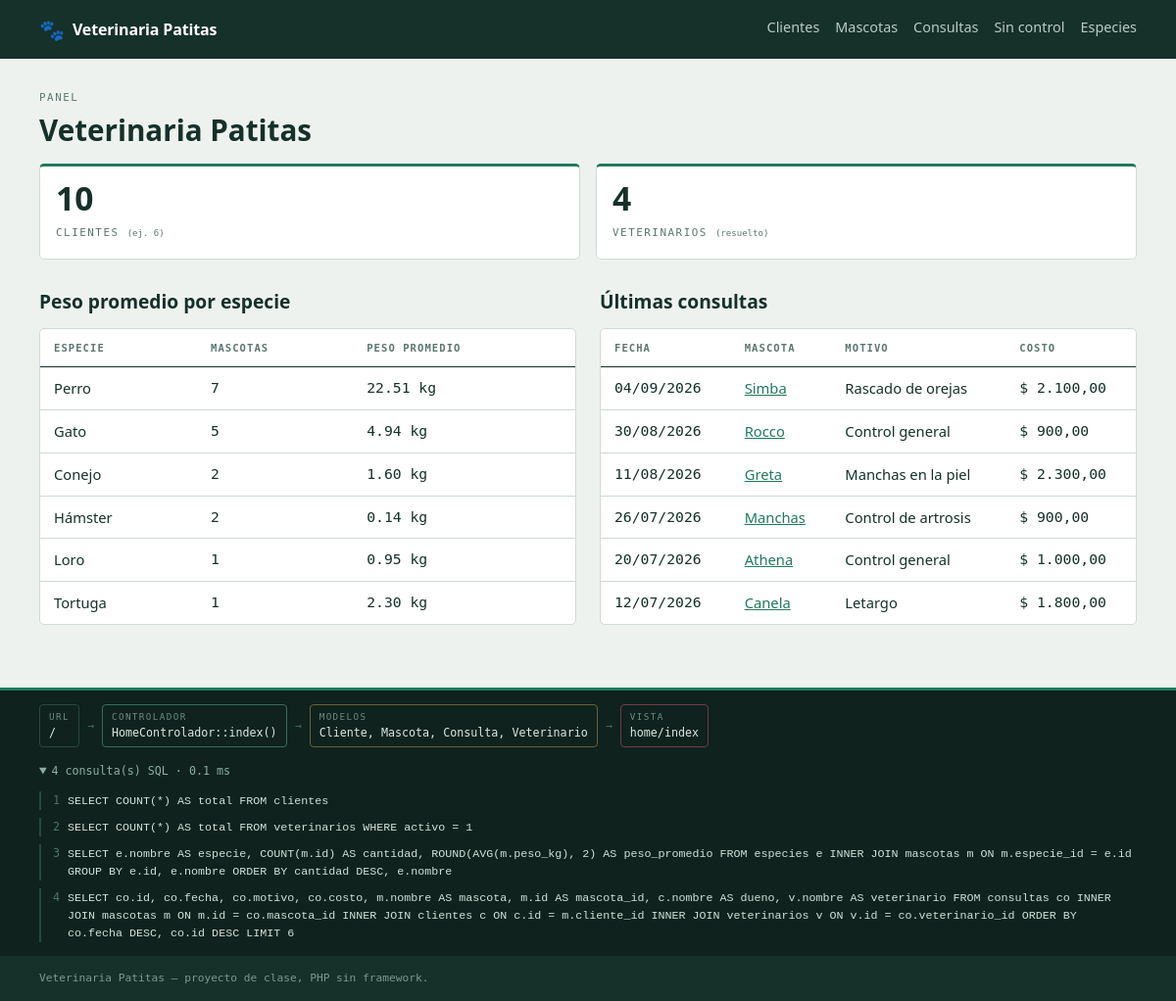
The page / on the database its author committed.
### tables this page shows
CREATE TABLE consultas (
    id              INT UNSIGNED AUTO_INCREMENT PRIMARY KEY,
    mascota_id      INT UNSIGNED NOT NULL,
    veterinario_id  INT UNSIGNED NOT NULL,
    fecha           DATE         NOT NULL,
    motivo          VARCHAR(150) NOT NULL,
    diagnostico     TEXT         NULL,
    costo           DECIMAL(8,2) NOT NULL DEFAULT 0,

    CONSTRAINT fk_consultas_mascota
        FOREIGN KEY (mascota_id) REFERENCES mascotas(id)
        ON DELETE CASCADE  ON UPDATE CASCADE,

    CONSTRAINT fk_consultas_veterinario
        FOREIGN KEY (veterinario_id) REFERENCES veterinarios(id)
        ON DELETE RESTRICT ON UPDATE CASCADE,

    INDEX idx_consultas_fecha (fecha)
);

CREATE TABLE mascotas (
    id              INT UNSIGNED AUTO_INCREMENT PRIMARY KEY,
    nombre          VARCHAR(60)  NOT NULL,
    fecha_nacimiento DATE        NULL,
    sexo            ENUM('M','H') NOT NULL,
    peso_kg         DECIMAL(5,2) NULL,
    cliente_id      INT UNSIGNED NOT NULL,
    especie_id      INT UNSIGNED NOT NULL,

    CONSTRAINT fk_mascotas_cliente
        FOREIGN KEY (cliente_id) REFERENCES clientes(id)
        ON DELETE CASCADE  ON UPDATE CASCADE,

    CONSTRAINT fk_mascotas_especie
        FOREIGN KEY (especie_id) REFERENCES especies(id)
        ON DELETE RESTRICT ON UPDATE CASCADE,

    INDEX idx_mascotas_nombre (nombre)
);

### app/nucleo/Controlador.php (called while the page is built, shortened)
<?php
abstract class Controlador
{
    protected function vista($vista, array $datos = [])
    {
        $archivo = RUTA_APP . '/vistas/' . $vista . '.php';
        extract($datos);
        require RUTA_APP . '/vistas/plantilla/cabecera.php';
        require $archivo;
        require RUTA_APP . '/vistas/plantilla/pie.php';
    }
}

### app/controladores/HomeControlador.php (called while the page is built, shortened)
<?php
class HomeControlador extends Controlador
{
    public function index()
    {
        $cliente     = $this->modelo('Cliente');
        $mascota     = $this->modelo('Mascota');
        $consulta    = $this->modelo('Consulta');
        $veterinario = $this->modelo('Veterinario');
        $this->vista('home/index', [
            'titulo'      => 'Panel',
            'totalClientes'    => $cliente->contar(),
            'totalVets'        => $veterinario->contarActivos(),
            'pesoPorEspecie'   => $mascota->pesoPromedioPorEspecie(),
            'ultimasConsultas' => $consulta->ultimas(6),
        ]);
    }
}

### app/nucleo/Router.php (called while the page is built, shortened)
<?php
class Router
{
    private $accionPorDefecto      = 'index';
    public function despachar($url)
    {
        $url = trim($url, '/');
        $segmentos = $url === '' ? [] : explode('/', $url);
        $nombreAccion = isset($segmentos[1]) && $segmentos[1] !== ''
            ? $segmentos[1] : $this->accionPorDefecto;
        $parametros = array_slice($segmentos, 2);
        $metodo = lcfirst(str_replace(' ', '', ucwords(str_replace('-', ' ', $nombreAccion))));
        $instancia = new $clase();
        call_user_func_array([$instancia, $metodo], $parametros);
    }
}

### public/index.php (called while the page is built, shortened)
<?php
require_once RUTA_APP . '/nucleo/helpers.php';
if (isset($_GET['url'])) {
    $ruta = $_GET['url'];
} else {
    $ruta = parse_url($_SERVER['REQUEST_URI'], PHP_URL_PATH);
}
$ruta = trim($ruta, '/');
$router = new Router();
$router->despachar($ruta);

### app/nucleo/helpers.php (called while the page is built, shortened)
<?php
function e($texto)
{
    return htmlspecialchars((string) $texto, ENT_QUOTES, 'UTF-8');
}
function url($ruta = '')
{
    return BASE_URL . '/' . ltrim($ruta, '/');
}
function fecha($fechaSql, $porDefecto = '—')
{
    $d = date_create($fechaSql);
    return $d ? $d->format('d/m/Y') : $porDefecto;
}
function precio($numero)
{
    return '$ ' . number_format((float) $numero, 2, ',', '.');
}
function menuActivo($seccion)
{
    return strpos(Traza::$url, '/' . $seccion) === 0 ? ' class="activo"' : '';
}

### app/nucleo/Modelo.php (called while the page is built, shortened)
<?php
abstract class Modelo
{
    protected $db;
    public function __construct()
    {
        $this->db = Database::conexion();
    }
    protected function consulta($sql, array $parametros = [])
    {
        $sentencia = $this->db->prepare($sql);
        $sentencia->execute($parametros);
        return $sentencia;
    }
}

### app/nucleo/Database.php (called while the page is built, shortened)
<?php
class Database
{
    private static $instancia = null;
    public static function conexion()
    {
        if (self::$instancia === null) {
            $dsn = 'mysql:host=' . DB_HOST
                 . ';dbname='    . DB_NOMBRE
                 . ';charset='   . DB_CHARSET;
            $opciones = [
                PDO::ATTR_ERRMODE            => PDO::ERRMODE_EXCEPTION,
                PDO::ATTR_DEFAULT_FETCH_MODE => PDO::FETCH_ASSOC,
                PDO::ATTR_EMULATE_PREPARES   => false,
            ];
            try {
                self::$instancia = new PDO($dsn, DB_USUARIO, DB_PASSWORD, $opciones);
            } catch (PDOException $e) {
                if (MODO_DEBUG) {
                    die('<h1>No se pudo conectar a la base de datos</h1>'
                      . '<p>' . htmlspecialchars($e->getMessage()) . '</p>'
                      . '<p>Revisá que MySQL esté encendido y que hayas corrido '
                      . '<code>02_dcl.sql</code> para crear el usuario <code>vet_app</code>.</p>');
                }
                die('Servicio no disponible.');
            }
        }
        return self::$instancia;
    }
}

### app/modelos/Mascota.php (called while the page is built, shortened)
<?php
class Mascota extends Modelo
{
    public function pesoPromedioPorEspecie()
    {
        $sql = "SELECT  e.nombre                   AS especie,
                        COUNT(m.id)                AS cantidad,
                        ROUND(AVG(m.peso_kg), 2)   AS peso_promedio
                FROM especies e
                INNER JOIN mascotas m ON m.especie_id = e.id
                GROUP BY e.id, e.nombre
                ORDER BY cantidad DESC, e.nombre";
        return $this->consulta($sql)->fetchAll();
    }
}

### app/modelos/Consulta.php (called while the page is built, shortened)
<?php
class Consulta extends Modelo
{
    public function ultimas($limite = 8)
    {
        $sql = "SELECT  co.id,
                        co.fecha,
                        co.motivo,
                        co.costo,
                        m.nombre  AS mascota,
                        m.id      AS mascota_id,
                        c.nombre  AS dueno,
                        v.nombre  AS veterinario
                FROM consultas co
                INNER JOIN mascotas     m ON m.id = co.mascota_id
                INNER JOIN clientes     c ON c.id = m.cliente_id
                INNER JOIN veterinarios v ON v.id = co.veterinario_id
                ORDER BY co.fecha DESC, co.id DESC
                LIMIT " . (int) $limite;
        return $this->consulta($sql)->fetchAll();
    }
}

### app/nucleo/Traza.php (called while the page is built, shortened)
<?php
class Traza
{
    public static $inicio      = 0.0;
    public static function milisegundos()
    {
        return round((microtime(true) - self::$inicio) * 1000, 1);
    }
}

### app/vistas/home/index.php (the view, shortened to what this page needs)
<p class="rotulo">Panel</p>
<h1>Veterinaria Patitas</h1>
<div class="totales">
    <a class="total" href="<?= url('clientes') ?>">
        <span class="total__n"><?= (int) $totalClientes ?></span>
        <span class="rotulo">Clientes <small>(ej. 6)</small></span>
    </a>
    <div class="total">
        <span class="total__n"><?= (int) $totalVets ?></span>
        <span class="rotulo">Veterinarios <small>(resuelto)</small></span>
    </div>
</div>
<div class="columnas">
    <section>
        <h2>Peso promedio por especie</h2>
        <?php if (empty($pesoPorEspecie)): ?>
            <p class="ayuda">Todavía no hay mascotas cargadas.</p>
        <?php else: ?>
        <div class="tabla-caja">
            <table>
                <thead><tr><th>Especie</th><th>Mascotas</th><th>Peso promedio</th></tr></thead>
                <tbody>
                <?php foreach ($pesoPorEspecie as $f): ?>
                    <tr>
                        <td><?= e($f['especie']) ?></td>
                        <td class="num"><?= (int) $f['cantidad'] ?></td>
                        <td class="num"><?= e($f['peso_promedio']) ?> kg</td>
                    </tr>
                <?php endforeach; ?>
                </tbody>
            </table>
        </div>
        <?php endif; ?>
    </section>
    <section>
        <h2>Últimas consultas</h2>
        <?php if (empty($ultimasConsultas)): ?>
            <p class="ayuda">Todavía no hay consultas registradas.</p>
        <?php else: ?>
        <div class="tabla-caja">
            <table>
                <thead><tr><th>Fecha</th><th>Mascota</th><th>Motivo</th><th>Costo</th></tr></thead>
                <tbody>
                <?php foreach ($ultimasConsultas as $c): ?>
                    <tr>
                        <td class="num"><?= fecha($c['fecha']) ?></td>
                        <td><a href="<?= url('mascotas/ficha/' . $c['mascota_id']) ?>"><?= e($c['mascota']) ?></a></td>
                        <td><?= e($c['motivo']) ?></td>
                        <td class="num"><?= precio($c['costo']) ?></td>
                    </tr>
                <?php endforeach; ?>
                </tbody>
            </table>
        </div>
        <?php endif; ?>
    </section>
</div>

### app/vistas/plantilla/cabecera.php (shortened to what this page needs)
<!DOCTYPE html>
<html lang="es">
<head>
    <link rel="stylesheet" href="<?= url('css/estilos.css') ?>">
</head>
<body>
<header class="barra">
    <div class="contenedor barra__fila">
        <a class="marca" href="<?= url('') ?>">
            <span class="marca__icono">🐾</span>
            <span class="marca__nombre"><?= e(APP_NOMBRE) ?></span>
        </a>
        <nav class="menu">
            <a href="<?= url('clientes') ?>"<?= menuActivo('clientes') ?>>Clientes</a>
            <a href="<?= url('mascotas') ?>"<?= menuActivo('mascotas') ?>>Mascotas</a>
            <a href="<?= url('consultas') ?>"<?= menuActivo('consultas') ?>>Consultas</a>
            <a href="<?= url('consultas/pendientes') ?>">Sin control</a>
            <a href="<?= url('especies') ?>"<?= menuActivo('especies') ?>>Especies</a>
        </nav>
    </div>
</header>
<main class="contenedor">

### app/vistas/plantilla/pie.php (shortened to what this page needs)
</main>
<?php if (MODO_DEBUG): ?>
<section class="traza">
    <div class="contenedor">
        <div class="traza__flujo">
            <span class="traza__paso"><b>URL</b><?= e(Traza::$url) ?></span>
            <span class="traza__flecha">→</span>
            <span class="traza__paso traza__paso--c"><b>Controlador</b><?= e(Traza::$controlador) ?>::<?= e(Traza::$accion) ?>()</span>
            <span class="traza__flecha">→</span>
            <span class="traza__paso traza__paso--m"><b>Modelos</b><?= e(implode(', ', array_keys(Modelo::$usados))) ?: '(ninguno)' ?></span>
            <span class="traza__flecha">→</span>
            <span class="traza__paso traza__paso--v"><b>Vista</b><?= e(Traza::$vista) ?></span>
        </div>
        <details class="traza__sql" open>
            <summary><?= count(Database::$consultas) ?> consulta(s) SQL · <?= Traza::milisegundos() ?> ms</summary>
            <?php foreach (Database::$consultas as $i => $c): ?>
                <div class="consulta">
                    <span class="consulta__n"><?= $i + 1 ?></span>
                    <pre><?= e(preg_replace('/\s+/', ' ', $c['sql'])) ?></pre>
                </div>
            <?php endforeach; ?>
        </details>
    </div>
</section>
<?php endif; ?>
<footer class="pie">
    <div class="contenedor"><?= e(APP_NOMBRE) ?> — proyecto de clase, PHP sin framework.</div>
</footer>
</body>
</html>

### public/css/estilos.css (style rules this page uses)
:root { --fondo: #eef2ef; --tarjeta: #ffffff; --tinta: #16302a; --suave: #5d7670; --linea: #cfdbd4; --verde: #1f7a5c; --verde-cl: #ddefe6; --ambar: #a06a12; --ambar-cl: #fbf0d9; --rojo: #a8362c; --rojo-cl: #f8e4e1; --mono: "SFMono-Regular", "DejaVu Sans Mono", Consolas, monospace; --sans: system-ui, -apple-system, "Segoe UI", Roboto, sans-serif; --sp: 8px; }
*, *::before, *::after { box-sizing: border-box; }
body { margin: 0; background: var(--fondo); color: var(--tinta); font-family: var(--sans); font-size: 16px; line-height: 1.55; }
a { color: var(--verde); }
h1 { font-size: 1.85rem; margin: 0 0 16px; line-height: 1.2; }
h2 { font-size: 1.2rem; margin: 0 0 12px; }
.rotulo { font-family: var(--mono); font-size: 0.68rem; letter-spacing: 0.14em; text-transform: uppercase; color: var(--suave); margin: 0 0 6px; }
.rotulo small { text-transform: none; letter-spacing: 0; }
.contenedor { width: min(1120px, 100% - 32px); margin-inline: auto; }
main.contenedor { padding: 32px 0 48px; }
.barra { background: var(--tinta); color: #fff; }
.barra__fila { display: flex; flex-wrap: wrap; align-items: center; gap: 16px; padding: 14px 0; }
.marca { display: flex; align-items: center; gap: 8px; text-decoration: none; color: inherit; margin-right: auto; }
.marca__icono { font-size: 1.3rem; }
.marca__nombre { font-weight: 700; letter-spacing: -0.01em; }
.menu { display: flex; flex-wrap: wrap; gap: 16px; }
.menu a { color: #b8ccc4; text-decoration: none; font-size: 0.9rem; padding-bottom: 2px; border-bottom: 2px solid transparent; }
.totales { display: grid; grid-template-columns: repeat(auto-fit, minmax(170px, 1fr)); gap: 16px; margin-bottom: 28px; }
.total { background: var(--tarjeta); border: 1px solid var(--linea); border-top: 3px solid var(--verde); border-radius: 5px; padding: 16px; text-decoration: none; color: inherit; display: block; }
.total__n { font-size: 2.1rem; font-weight: 700; line-height: 1; display: block; margin-bottom: 4px; }
.columnas { display: grid; grid-template-columns: repeat(auto-fit, minmax(320px, 1fr)); gap: 24px; align-items: start; }
.tabla-caja { overflow-x: auto; background: var(--tarjeta); border: 1px solid var(--linea); border-radius: 5px; margin-bottom: 16px; }
table { width: 100%; border-collapse: collapse; font-size: 0.92rem; }
thead th { font-family: var(--mono); font-size: 0.66rem; letter-spacing: 0.1em; text-transform: uppercase; text-align: left; color: var(--suave); padding: 11px 14px; border-bottom: 1px solid var(--tinta); white-space: nowrap; }
tbody td { padding: 10px 14px; border-bottom: 1px solid var(--linea); vertical-align: top; }
tbody tr:last-child td { border-bottom: 0; }
.num { font-family: var(--mono); font-variant-numeric: tabular-nums; white-space: nowrap; }
.traza { background: #0f221d; color: #a9c2ba; border-top: 3px solid var(--verde); padding: 14px 0; font-family: var(--mono); font-size: 0.73rem; }
.traza__flujo { display: flex; flex-wrap: wrap; gap: 8px; align-items: stretch; }
.traza__paso { display: flex; flex-direction: column; border: 1px solid #2a4840; border-radius: 4px; padding: 5px 9px; color: #dbe9e4; word-break: break-all; }
.traza__paso b { font-size: 0.58rem; letter-spacing: 0.15em; text-transform: uppercase; color: #6d8b83; font-weight: 400; }
.traza__paso--c { border-color: #3d6b5c; }
.traza__paso--m { border-color: #6b5f3d; }
.traza__paso--v { border-color: #6b3d47; }
.traza__flecha { align-self: center; color: #46685f; }
.traza__sql { margin-top: 12px; }
.traza__sql summary { cursor: pointer; padding: 3px 0; }
.traza__sql summary { color: #8caea3; }
.consulta { border-left: 2px solid #2a4840; padding-left: 12px; margin-top: 8px; display: flex; flex-wrap: wrap; gap: 8px; align-items: baseline; }
.consulta__n { color: #527269; }
.consulta pre { margin: 0; flex: 1; min-width: 220px; white-space: pre-wrap; word-break: break-word; color: #cde3db; }
.pie { background: var(--tinta); color: #7e9990; font-family: var(--mono); font-size: 0.7rem; padding: 14px 0; }

### rows shown on the page
consultas: fecha "04/09/2026", mascota.nombre "Simba", motivo "Rascado de orejas", costo "$ 2.100,00"
consultas: fecha "30/08/2026", mascota.nombre "Rocco", motivo "Control general", costo "$ 900,00"
consultas: fecha "11/08/2026", mascota.nombre "Greta", motivo "Manchas en la piel", costo "$ 2.300,00"
consultas: fecha "26/07/2026", mascota.nombre "Manchas", motivo "Control de artrosis", costo "$ 900,00"
consultas: fecha "20/07/2026", mascota.nombre "Athena", motivo "Control general", costo "$ 1.000,00"
consultas: fecha "12/07/2026", mascota.nombre "Canela", motivo "Letargo", costo "$ 1.800,00"

### other values the page prints
APP_NOMBRE "Veterinaria Patitas"
$totalClientes "10"
$totalVets "4"
$f['especie'] "Perro"
$f['cantidad'] "7"
$f['peso_promedio'] "22.51"
$f['especie'] "Gato"
$f['cantidad'] "5"
$f['peso_promedio'] "4.94"
$f['especie'] "Conejo"
$f['cantidad'] "2"
$f['peso_promedio'] "1.60"
$f['especie'] "Hámster"
$f['peso_promedio'] "0.14"
$f['especie'] "Loro"
